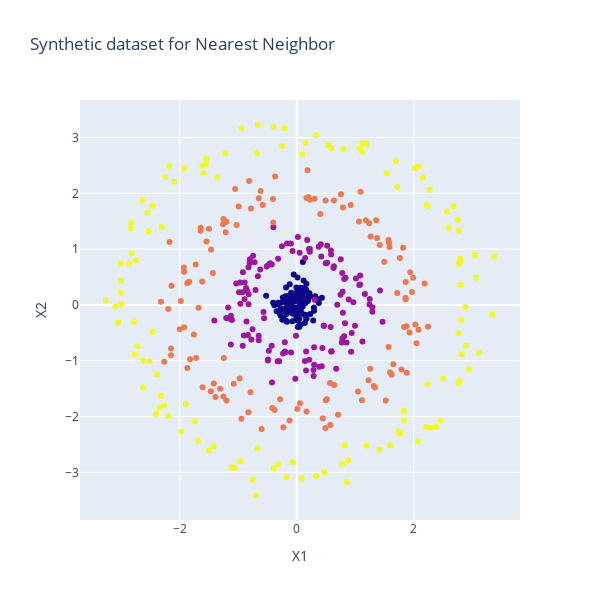

Notebook cell for this chart:
### Markdown cell above
### Nearest Neighbor

### Code cell
X, y = synthetic_dataset_knn(n_samples=500, std=0.8, noise=0.2, random_state=42)
correlation = np.corrcoef(X[:,0], X[:,1])[0,1]
print("Correlation:", correlation)
draw_plot(X,y,"Synthetic dataset for Nearest Neighbor")

### Figure 1 — Plotly figure (JSON) as saved in the notebook; plotly's stock layout.template omitted (floating-point values rounded to 4 significant figures; data arrays with more than 128 entries replaced by an {"elided": "..."} marker saying what was removed)
{"data": [{"marker": {"color": {"elided": "500 int values"}}, "mode": "markers", "type": "scatter", "x": {"elided": "500 float values"}, "y": {"elided": "500 float values"}}], "layout": {"height": 600, "showlegend": false, "title": {"text": "Synthetic dataset for Nearest Neighbor"}, "width": 600, "xaxis": {"title": {"text": "X1"}}, "yaxis": {"title": {"text": "X2"}}}}
